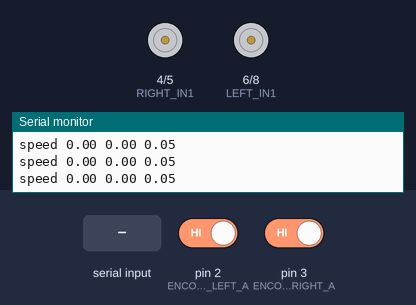
The sketch below on a simulated Arduino Uno, built with avr-gcc and run on an emulated ATmega328P. Parts: motor-driver pin pairs drawn as motors (green arrow = first pin HIGH = forward, orange = second pin HIGH = backward, longer = more drive, scaled by the enable pin), the last lines printed to the serial monitor. The test bench sets the inputs (shaded band); at power-on: pin 2 (ENCODER_LEFT_A) HIGH, pin 3 (ENCODER_RIGHT_A) HIGH.

Above: at 1.2 s.
1.3 s: "90 45\n" received over Serial
At 2.4 s:
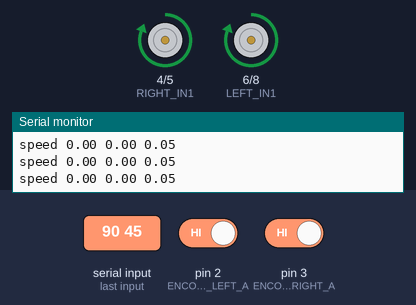
2.8 s: "1 90\n" received over Serial
At 3.2 s:
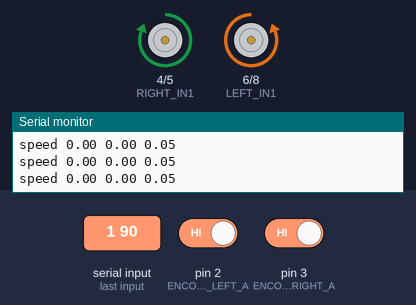
4.3 s: "30 150\n" received over Serial
At 5.2 s:
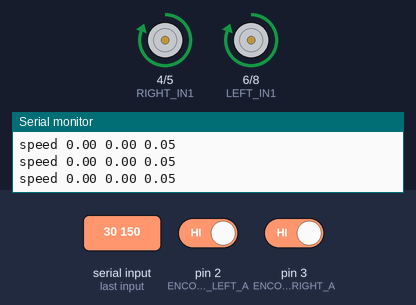
5.8 s: "1 90 45\n" received over Serial
At 7.1 s:
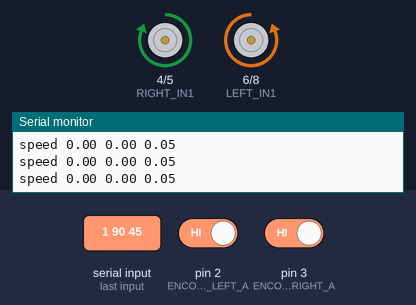
Timing chart, 0 to 8.3 s (numbered marks = the images above; inputs shaded):
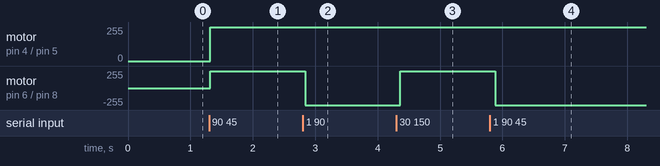

Measured:
- after the input at 1.3 s, motor on pin 4 (RIGHT_IN1) / pin 5 (RIGHT_IN2), motor on pin 6 (LEFT_IN1) / pin 8 (LEFT_IN2): stopped → forward 255/255 at once
- after the input at 2.8 s, motor on pin 6 (LEFT_IN1) / pin 8 (LEFT_IN2): forward 255/255 → backward 255/255 at once
- after the input at 4.3 s, motor on pin 6 (LEFT_IN1) / pin 8 (LEFT_IN2): backward 255/255 → forward 255/255 after 0.06 s
- after the input at 5.8 s, motor on pin 6 (LEFT_IN1) / pin 8 (LEFT_IN2): forward 255/255 → backward 255/255 after 0.09 s

The sketch:

motor_encoders_vel.ino
```cpp
// Motor Driver Pins
#define LEFT_PWM_PIN 10   // ENA (Left Motor PWM)
#define LEFT_IN1 6        // Left Motor Direction 1
#define LEFT_IN2 8        // Left Motor Direction 2
#define RIGHT_PWM_PIN 11  // ENB (Right Motor PWM)
#define RIGHT_IN1 4       // Right Motor Direction 1
#define RIGHT_IN2 5       // Right Motor Direction 2

// Encoder Pins
#define ENCODER_LEFT_A 2  // Left Encoder A (Interrupt)
#define ENCODER_LEFT_B 9  // Left Encoder B
#define ENCODER_RIGHT_A 3 // Right Encoder A (Interrupt)
#define ENCODER_RIGHT_B 7 // Right Encoder B

// Robot Parameters
#define WHEEL_RADIUS 0.03   // 3 cm (meters)
#define WHEEL_BASE 0.20     // 20 cm between wheels
#define MAX_SPEED 1.23      // Max linear speed (m/s)
#define LOOPTIME 50 // 20Hz
// Encoder Variables
volatile int left_ticks = 0, right_ticks = 0;
unsigned long prev_time = 0;

// Interrupt Service Routines (ISRs) for Encoders
void leftEncoderISR() { left_ticks++; }
void rightEncoderISR() { right_ticks++; }
float Wz,Vx;
// Function to Convert Velocity to PWM
int velocityToPWM(float velocity) {
    return (int)constrain(round((velocity / MAX_SPEED) * 255), -255, 255);
}

// Function to Compute and Apply Wheel Speeds
void processVelocity(float Vx, float Wz) {
    float left_speed = Vx - (Wz * WHEEL_BASE / 2);
    float right_speed = Vx + (Wz * WHEEL_BASE / 2);

    int left_pwm = velocityToPWM(left_speed);
    int right_pwm = velocityToPWM(right_speed);

    Serial.print("Left PWM: "); Serial.print(left_pwm);
    Serial.print(" | Right PWM: "); Serial.println(right_pwm);

    // Apply PWM to Motors
    analogWrite(LEFT_PWM_PIN, abs(left_pwm));
    analogWrite(RIGHT_PWM_PIN, abs(right_pwm));

    // Control Motor Directions
    digitalWrite(LEFT_IN1, left_pwm >= 0 ? HIGH : LOW);
    digitalWrite(LEFT_IN2, left_pwm >= 0 ? LOW : HIGH);
    digitalWrite(RIGHT_IN1, right_pwm >= 0 ? HIGH : LOW);
    digitalWrite(RIGHT_IN2, right_pwm >= 0 ? LOW : HIGH);
}

// Function to Compute Wheel Speed from Encoders
void computeWheelSpeed() {
    unsigned long current_time = millis();
    float dt = (current_time - prev_time) / 1000.0; // Convert ms to seconds

    if (dt > 0) {
        float left_wheel_speed = (left_ticks / 240.0) * (2 * PI * WHEEL_RADIUS) / dt;
        float right_wheel_speed = (right_ticks / 240.0) * (2 * PI * WHEEL_RADIUS) / dt;
          Serial.print("speed ");
          Serial.print(left_wheel_speed);
          Serial.print(" ");
          Serial.print(right_wheel_speed );
          Serial.print(" ");
          Serial.println(LOOPTIME / 1000.0);

    }

    left_ticks = 0;
    right_ticks = 0;
    prev_time = current_time;
}

void setup() {
    Serial.begin(115200);

    // Motor Pins
    pinMode(LEFT_PWM_PIN, OUTPUT);
    pinMode(LEFT_IN1, OUTPUT);
    pinMode(LEFT_IN2, OUTPUT);
    pinMode(RIGHT_PWM_PIN, OUTPUT);
    pinMode(RIGHT_IN1, OUTPUT);
    pinMode(RIGHT_IN2, OUTPUT);

    // Encoder Pins
    pinMode(ENCODER_LEFT_A, INPUT_PULLUP);
    pinMode(ENCODER_LEFT_B, INPUT_PULLUP);
    pinMode(ENCODER_RIGHT_A, INPUT_PULLUP);
    pinMode(ENCODER_RIGHT_B, INPUT_PULLUP);

    // Attach Interrupts for Encoder A Signals
    attachInterrupt(digitalPinToInterrupt(ENCODER_LEFT_A), leftEncoderISR, RISING);
    attachInterrupt(digitalPinToInterrupt(ENCODER_RIGHT_A), rightEncoderISR, RISING);

    prev_time = millis();
}

void loop() {
    if (Serial.available()) {

      String command = Serial.readStringUntil('\n'); // Read the full line
      int spaceIndex = command.indexOf(' ');
      if (spaceIndex != -1) {
      String linear_str = command.substring(0, spaceIndex);
      String angular_str = command.substring(spaceIndex + 1);

       Vx = linear_str.toFloat();
       Wz = angular_str.toFloat();}

        processVelocity(Vx, Wz);

    }

    computeWheelSpeed();
    delay(100);
}
```
